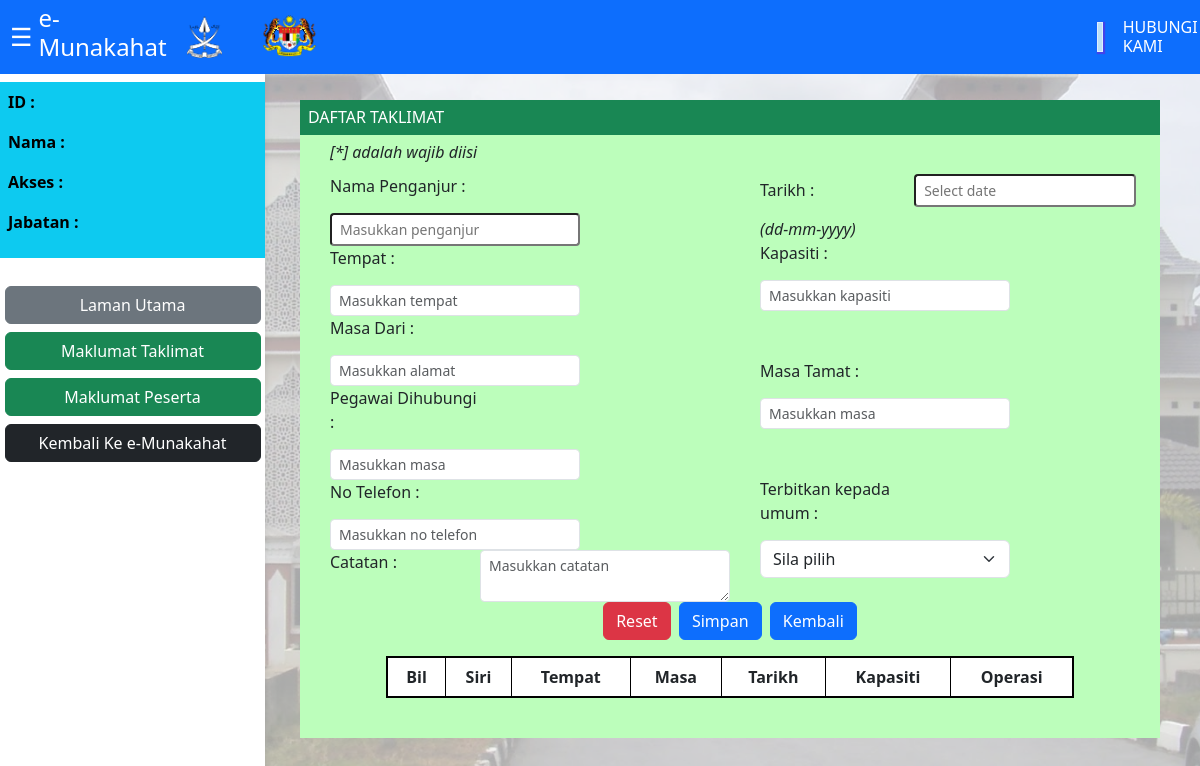
Page /View/ManageStaffMarriagePreparationView/m2_registercoursevenuestaff.php on the earlier database version.
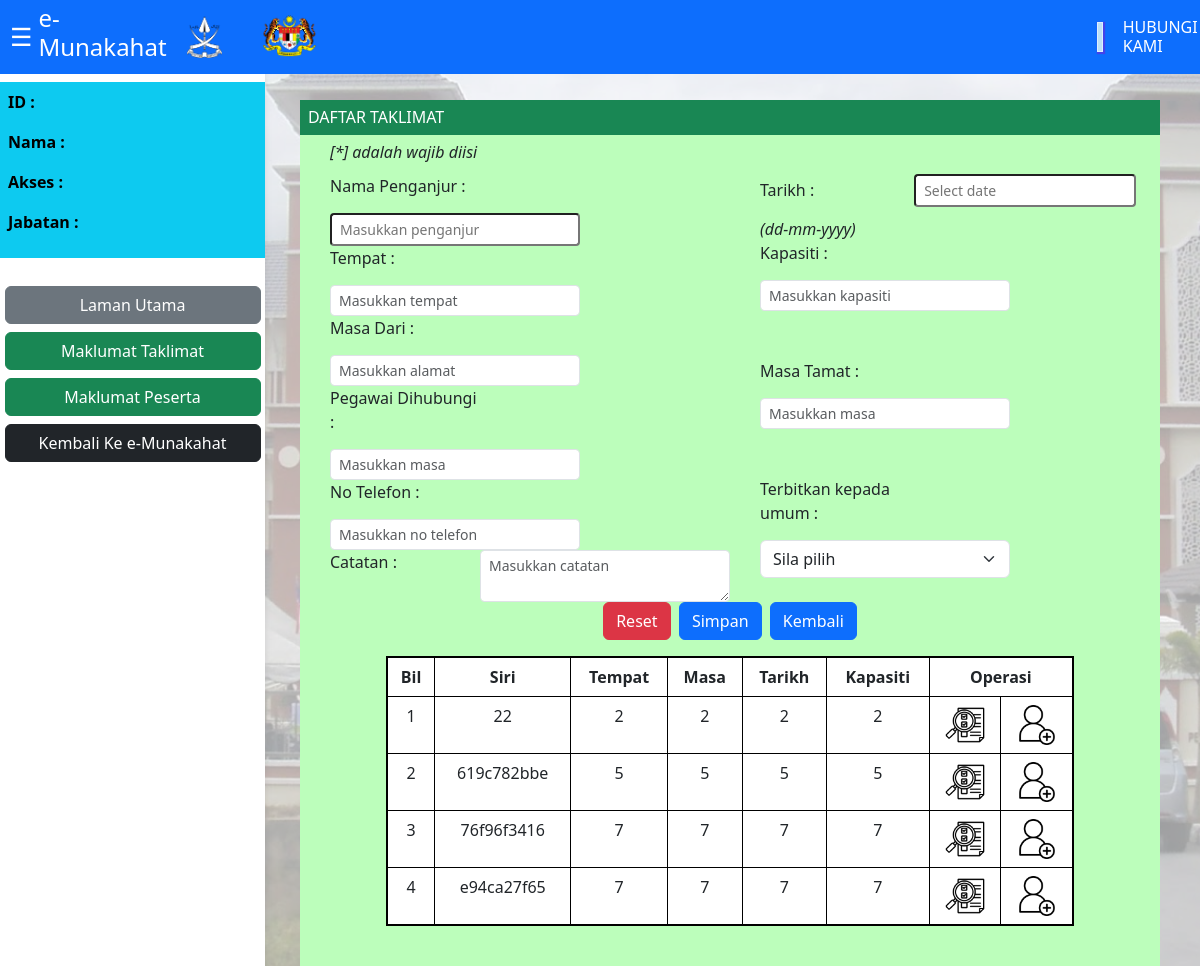
Same page on the later database version.
### tables this page shows
CREATE TABLE `marriage_prep_course` (
  `MPC_SiriTaklimat` varchar(10) NOT NULL,
  `MPC_PenganjurName` varchar(30) NOT NULL,
  `MPC_Address` varchar(50) NOT NULL,
  `MPC_Date` int(11) NOT NULL,
  `MPC_Time` int(11) NOT NULL,
  `MPC_Capacity` int(11) NOT NULL,
  `Staff_IC` varchar(12) DEFAULT NULL,
  `Attendance_ID` varchar(10) DEFAULT NULL
);

### View/ManageStaffMarriagePreparationView/m2_registercoursevenuestaff.php (the view, shortened to what this page needs)
<?php
    function readPreparationCourses() {
        require '../../database/connection.php';
        $counter = 0;
        $courses = [];
        try {
            $sql = "SELECT MPC_SiriTaklimat, MPC_Address, MPC_Date, MPC_Time, MPC_Capacity FROM marriage_prep_course";
            $stmt = $conn->prepare($sql);
            $stmt->execute();
            $results = $stmt->fetchAll(PDO::FETCH_ASSOC);
            foreach ($results as $row) {
                $counter++;
                $course = [
                    'counter' => $counter,
                    'siritaklimat' => $row['MPC_SiriTaklimat'],
                    'address' => $row['MPC_Address'],
                    'date' => $row['MPC_Date'],
                    'time' => $row['MPC_Time'],
                    'capacity' => $row['MPC_Capacity']
                ];
                $courses[] = $course;
            }
        } catch (PDOException $e) {
            die("Database query failed: " . $e->getMessage());
        }
        return $courses;
    }
    $courses = readPreparationCourses();
?>
<!DOCTYPE html>
<html lang="en">
<head>
    <link href="https://cdn.jsdelivr.net/npm/bootstrap@5.3.0-alpha3/dist/css/bootstrap.min.css" rel="stylesheet">
    <link rel="stylesheet" href="../assets/style.css">
    <link rel="stylesheet" href="../assets/css/module2.css">
</head>
<body>
    <div class="overlay">
        <nav class="collapse d-lg-block sidebar collapse bg-white justify-content-center">
            <div class="position-sticky">
                <br>
                <div class="p-2 mb-1 bg-info text-white">
                    <div class="userdata">
                        <span>ID :<p></p></span>
                        <span>Nama :<p></p></span>
                        <span>Akses :<p></p></span>
                        <span>Jabatan :<p></p></span>
                    </div>
                </div>
                <br>
                <div class="d-flex justify-content-center">
                    <div class="list-group" style="width: 16rem;">
                        <button class="btn btn-secondary h6" id="staffprepcoursemainpage">Laman Utama</button>
                        <button class="btn btn-success h6" id="regcourseven">Maklumat Taklimat</button>
                        <button class="btn btn-success h6" id="appcourseapp">Maklumat Peserta</button>
                        <button class="btn btn-dark h6" id="staffloginmainpage">Kembali Ke e-Munakahat</button>
                    </div>
                </div>
            </div>
        </nav>
        <nav class="p-1 mb-1 bg-primary text-white justify-content-center fixed-top">
            <div class="h-span-container">
                <button class="navbar-button" id="hey">&#9776;</button>
                <h4 class=".float-start">e-Munakahat</h4>
                <img src="../assets/img/jata-pahang.png" alt="jata-pahang" class="imglogo-upper-interface">
                <img src="../assets/img/Logo-KPM-BI-font-putih.png" alt="logo-persekutuan-malaysia" class="img-upper-interface">
                <div class="timedatebox">
                </div>
                <div class="float-hub">
                    <h6>HUBUNGI KAMI</h6>
                </div>
            </div>
        </nav>
        <div class="content-admin">
            <div class="p-2 mb-2 bg-success text-white">
                <span class="h6 text-uppercase">DAFTAR TAKLIMAT</span>
            </div>
            <div class="content-of-module-admin">
                <form action="../../Business_Service/Controller/ManageMarriagePreparation/StaffMarriagePreparationController.php" method="post">
                    <div style="padding-left: 30px; padding-top: 5px;">
                        <em>[*] adalah wajib diisi</em>
                    </div>
                    <div class="d-flex flex-row">
                        <div style="padding-left: 30px; padding-top: 10px; width: 600px;">
                            <div>
                                <label class="vcdlabel">Nama Penganjur :</label>
                                <input type="text" class="form-control-sm" id="inputboxstyle2" placeholder="Masukkan penganjur" name="MPC_PenganjurName" required>
                            </div>
                            <div>
                                <label class="vcdlabel">Tempat :</label>
                                <input type="text" class="form-control form-control-sm" id="inputboxstyle2" placeholder="Masukkan tempat" name="MPC_Address" required>
                            </div>
                            <div>
                                <label class="vcdlabel">Masa Dari :</label>
                                <input type="text" class="form-control form-control-sm" id="inputboxstyle2" placeholder="Masukkan alamat" name="MPC_Time" required>
                            </div>
                            <div>
                                <label class="vcdlabel">Pegawai Dihubungi :</label>
                                <input type="text" class="form-control form-control-sm" id="inputboxstyle2" placeholder="Masukkan masa" name="Staff_IC" required>
                            </div>
                            <div>
                                <label class="vcdlabel">No Telefon :</label>
                                <input type="text" class="form-control form-control-sm" id="inputboxstyle2" placeholder="Masukkan no telefon" name="Staff_HP" required>
                            </div>
                            <div style="display: flex;">
                                <label class="vcdlabel">Catatan :</label>
                                <textarea type="textarea" class="form-control form-control-sm" id="inputboxstyle2" placeholder="Masukkan catatan" name="" required></textarea>
                            </div>
                        </div>
                        <div style="padding-left: 30px; padding-top: 10px; width: 600px;">
                            <div>
                                <label class="vcdlabel">Tarikh :</label>
                                <input type="text" class="form-control-sm datepicker" placeholder="Select date" name="MPC_Date" required>
                                <em>(dd-mm-yyyy)</em>
                            </div>
                            <div>
                                <label class="vcdlabel">Kapasiti :</label>
                                <input type="text" class="form-control form-control-sm" id="inputboxstyle2" placeholder="Masukkan kapasiti" name="MPC_Capacity" required>
                            </div>
                        <br><br>
                            <div>
                                <label class="vcdlabel">Masa Tamat :</label>
                                <input type="text" class="form-control form-control-sm" id="inputboxstyle2" placeholder="Masukkan masa" name="" required>
                            </div>
                            <br><br>
                            <div>
                                <label class="vcdlabel">Terbitkan kepada umum :</label>
                                <select class="form-select" aria-label="Default select example" id="inputboxstyle2" name="" required>
                                    <option selected value="No val">Sila pilih</option>
                                </select>
                            </div>
                        </div>
                    </div>
                    <div class="d-flex justify-content-center">
                        <button type="reset" class="btn btn-danger">Reset</button>
                        <button type="submit" class="btn btn-primary" name="createNewPreparationCourse">Simpan</button>
                        <button type="btn" class="btn btn-primary" id="backbuttonstaff">Kembali</button>
                    </div>
                </form>
                    <div>
                        <table class="table table-bordered" id="searchcoursetable" style="">
                        <thead>
                            <tr style="background-color: #D3D3D3;">
                                <th scope="col">Bil</th>
                                <th scope="col">Siri</th>
                                <th scope="col">Tempat</th>
                                <th scope="col">Masa</th>
                                <th scope="col">Tarikh</th>
                                <th scope="col">Kapasiti</th>
                                <th scope="col" colspan="3">Operasi</th>
                            </tr>
                        </thead>
                        <tbody>
                        <?php foreach ($courses as $course) : ?>
                            <tr>
                                <td><?php echo $course['counter'] ?></td>
                                <td><?php echo $course['siritaklimat'] ?></td>
                                <td><?php echo $course['address'] ?></td>
                                <td><?php echo $course['time'] ?></td>
                                <td><?php echo $course['date'] ?></td>
                                <td><?php echo $course['capacity'] ?></td>
                                <td><img src="../assets/img/evaluation.png" alt="logopapar" class="imgflaticon" id=""></td>
                                <td><img src="../assets/img/add-user.png" alt="logodaftar" class="imgflaticon" id=""></td>
                            </tr>
                        <?php endforeach; ?>
                        </tbody>
                        </table>
                    </div>
                <br>
            </div>
        </div>
    </div>
  </body>
</html>

### View/assets/style.css (style rules this page uses)
body { background-image: url('img/agama1.jpg'); background-size: cover; background-repeat: no-repeat; background-attachment: fixed; }
.overlay { position: absolute; top: 0; left: 0; width: 100%; height: 100%; background-color: rgba(255, 255, 255, 0.6); }
.img-upper-interface { margin-left: 40px; width: 55px; height: auto; }
.imglogo-upper-interface { margin-left: 20px; width: 35px; height: auto; }
.navbar-button { background-color: transparent; border: none; color: #ffffff; cursor: pointer; font-size: 25px; }
.h-span-container { display: flex; align-items: center; }
.timedatebox { width: 240px; height: 30px; background-color: #bbe0f7; border: 1px solid #ddeeff; float: left; color: black; margin-left: 780px; justify-content: center; text-align: center; box-shadow: 1px 1px 1px 1px rgb(67, 67, 234); }
.float-hub { float: right; margin: 8px 0px 0px 20px; }
.sidebar { position: fixed; top: 0; bottom: 0; left: 0; padding: 58px 0 0; box-shadow: 0 2px 5px 0 rgb(0 0 0 / 5%), 0 2px 10px 0 rgb(0 0 0 / 5%); width: 265px; z-index: 600; }
.userdata { color: black; font-weight: bold; }
.content-admin { margin: 100px 40px 0px 300px; }
.content-of-module-admin { margin-top: -8px; background-color: #bcfebb; min-height: fit-content; }

### View/assets/css/module2.css (style rules this page uses)
#searchcoursetable { text-align: center; border: 2px solid black; width: 80%; margin-left: auto; margin-right: auto; }
.vcdlabel { display: inline-block; width: 150px; margin-bottom: 15px; }
.imgflaticon { width: 40px; height: auto; }
#inputboxstyle2 { display: inline-block; width: 250px; }

Differences in the rows shown:
added marriage_prep_course: counter "1", MPC_SiriTaklimat "22", address "2", time "2", date "2", capacity "2"
added marriage_prep_course: counter "2", MPC_SiriTaklimat "619c782bbe", address "5", time "5", date "5", capacity "5"
added marriage_prep_course: counter "3", MPC_SiriTaklimat "76f96f3416", address "7", time "7", date "7", capacity "7"
added marriage_prep_course: counter "4", MPC_SiriTaklimat "e94ca27f65", address "7", time "7", date "7", capacity "7"
